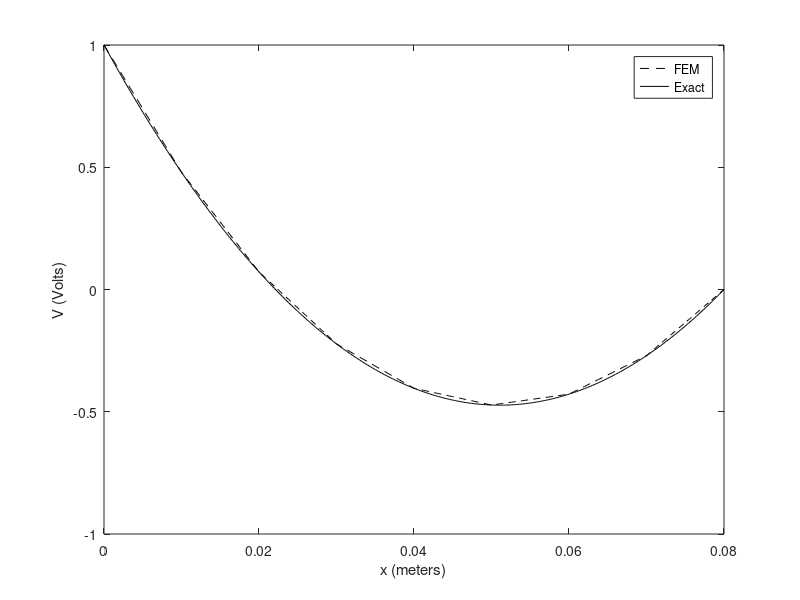
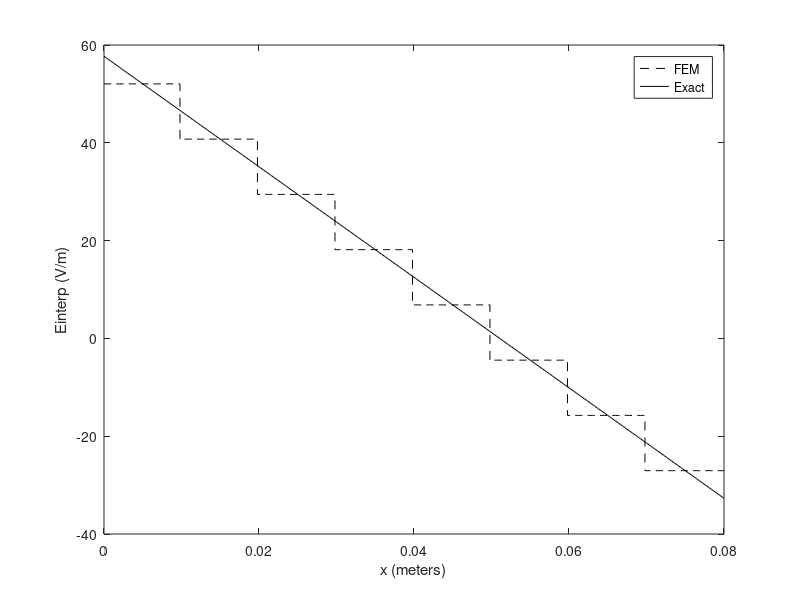

Reproduce these figures in MATLAB, in order.
clear all
close all
clc

%%%%%%%%%%%%%%
% PARAMETERS %
%%%%%%%%%%%%%%

d           = 8*10^-2;                              % --- Length of the investigation domain
rho0        = 1*10^-8;                              % --- Charge density
epsr        = 1.0;                                  % --- Relative dielectric permittivity
eps         = epsr * 8.85*10^-12;                   % --- Dielectric permittivity
Va          = 1;                                    % --- Boundary condition: voltage value at the leftmost node
Vb          = 0;                                    % --- Boundary condition: voltage value at the rightmost node
Ne          = 8;                                    % --- Number of elements
Nn          = Ne + 1;                               % --- Number of nodes
numElementInterpolationPoints = 50;                 % --- Number of interpolation points inside each element

%%%%%%%%%%%%%%%%%%%%%%%%%%%%%%%
% ELEMENT CONNECTIVITY MATRIX %
%%%%%%%%%%%%%%%%%%%%%%%%%%%%%%%
for k = 1 : Ne
    elementConnectivityMatrix(k, 1) = k;
    elementConnectivityMatrix(k, 2) = k + 1;
end

%%%%%%%%%%%%%%%%%%%%%%%%%%%%%%%%%%%%%%%%%%%%%%%%%%%%%%%%%%%%%%%%%
% ELEMENT COEFFICIENT MATRIX AND ELEMENT RIGHT-HAND-SIDE VECTOR %
%%%%%%%%%%%%%%%%%%%%%%%%%%%%%%%%%%%%%%%%%%%%%%%%%%%%%%%%%%%%%%%%%
le = d / Ne;                                        % --- Element length
Ke(1, 1) =  eps / le;
Ke(1, 2) = -eps / le;
Ke(2, 1) = -eps / le;
Ke(2, 2) =  eps / le;

fe       = -le * rho0 / 2 * ([1; 1]);

%%%%%%%%%%%%%%%%%%%%%%%%%%%%%
% GLOBAL COEFFICIENT MATRIX %
%%%%%%%%%%%%%%%%%%%%%%%%%%%%%
K = zeros(Nn);
f = zeros(Nn, 1);
for e = 1 : Ne
    for k = 1 : 2
        for l = 1 : 2
            K(elementConnectivityMatrix(e, k), elementConnectivityMatrix(e, l)) = K(elementConnectivityMatrix(e, k), elementConnectivityMatrix(e, l)) + Ke(k, l);
        end
        f(elementConnectivityMatrix(e, k)) = f(elementConnectivityMatrix(e, k)) + fe(k);
    end
end
for k = 2 : Nn
    f(k) = f(k) - K(k, 1) * Va;
end

K(:, 1)     = 0;
K(1, :)     = 0;
K(1, 1)     = 1;
K(:, Nn)    = 0;
K(Nn, :)    = 0;
K(Nn, Nn)   = 1;

f(1)        = Va;
for k = 2 : Nn - 1
    f(k) = f(k) - K(k, Nn) * Vb;
end
f(Nn)       = Vb;

%%%%%%%%%%%%%%%%%%%%%%%%%%%%%%%%%
% SOLUTION OF THE LINEAR SYSTEM %
%%%%%%%%%%%%%%%%%%%%%%%%%%%%%%%%%
V = K \ f;

%%%%%%%%%%%%%%%%%
% INTERPOLATION %
%%%%%%%%%%%%%%%%%
for e = 1 : Ne
    x(e, 1) = (e - 1) * le;                     % --- Elements leftmost coordinates
    x(e, 2) = e * le;                           % --- Elements rightmost coordinates
end

dx = le / (numElementInterpolationPoints);      % --- Element discretization step
for e = 1 : Ne
    for k = 1 : numElementInterpolationPoints
        idx = (e - 1) * numElementInterpolationPoints + k;
        xV(idx)             = (idx - 1) * dx;   % --- Voltage abscissas
        xE(idx + e - 1)     = (idx - 1) * dx;   % --- Electric field abscissas
        Vinterp(idx) = V(e) * (x(e, 2) - xV(idx)) / le + V(e + 1) * (xV(idx) - x(e, 1)) / le; % --- Voltage
        Einterp(idx + e - 1)      = (V(e) - V(e + 1)) / le;
    end
    if e < Ne
        xE(idx + e) = xE(idx + e - 1);
        Einterp(idx + e)  = (V(e + 1) - V(e + 2)) / le;   % --- Electric field
    end
end
xV(idx + 1)     = idx * dx;
xE(idx + e)     = idx * dx;
Vinterp(idx + 1)  = V(Ne + 1);
Einterp(idx + e)      = Einterp(idx + e - 1);

%%%%%%%%%%%%%%%%%%%%%%%
% ANALYTICAL SOLUTION %
%%%%%%%%%%%%%%%%%%%%%%%
for k = 1 : Ne * numElementInterpolationPoints + 1
    Vexact(k) = rho0 / (2 * eps) * xV(k)^2 + ((Vb - Va) / d - rho0 * d / (2 * eps)) * xV(k) + Va;
    Eexact(k) = rho0 * (d - 2 * xV(k)) / (2 * eps) + (Va - Vb) / d;
end

%%%%%%%%%
% PLOTS %
%%%%%%%%%
figure(1)
plot(xV, Vinterp, 'k--');   
hold
plot(xV, Vexact,'k-'); 
xlabel('x (meters)');
ylabel('V (Volts)');
legend('FEM', 'Exact');

figure(2);
plot(xE, Einterp, 'k--'); 
hold
plot(xV, Eexact, 'k-'); 
xlabel('x (meters)');
ylabel('Einterp (V/m)');
legend('FEM', 'Exact');

100 * sum(sum(abs(Vinterp - Vexact).^2)) / sum(sum(abs(Vexact).^2))
